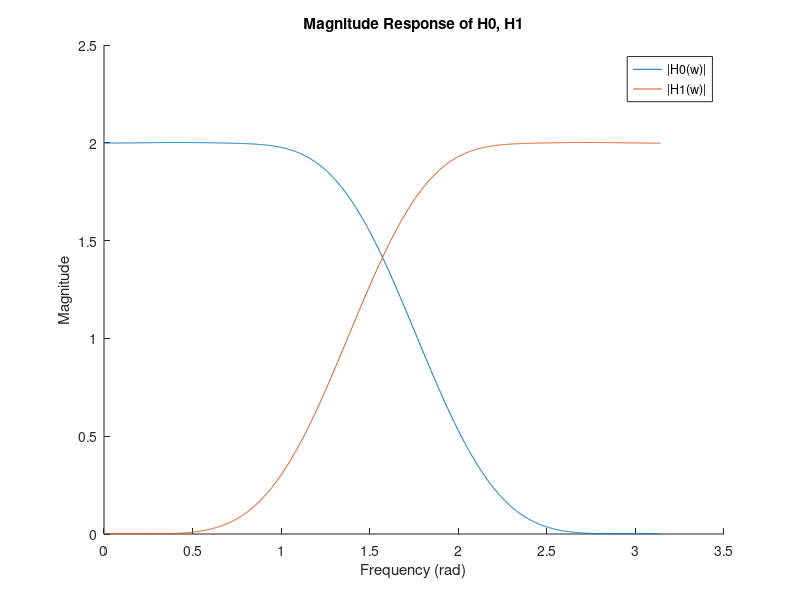

This figure's MATLAB source:
% Ivan Chowdhury
% 12/9/2019
% Digital Signal Processing
% Problem Set 7

clc, close all, clear all;
%% Problem 4
% a
h = [0.15774243 0.69950381 1.06226376 0.44583132 -0.31998660 -0.18351806 0.13788809 0.03892321 -0.04466375 -7.83251152E-4 6.75606236E-3 -1.52353381E-3];

H0 = h;

N=12;
k = 0:N-1;
H1 = (-1).^k .* h(N-k);
F0 = h(N-k);
F1 = (-1).^k .* h(k+1);

%c
n = 1000;
H0resp = freqz(h,1,n);
H1resp = freqz(H1,1,n);
F0resp = freqz(F0,1,n);
F1resp = freqz(F1,1,n);

figure;

hold on;
w = linspace(0,pi,1000);
plot(w, abs(H0resp));
plot(w, abs(H1resp));
hold off;
title("Magnitude Response of H0, H1");
xlabel("Frequency (rad)");
ylabel("Magnitude");
legend("|H0(w)|", "|H1(w)|");

%d
c = abs(H0resp(2,1)).^2 + abs(H1resp(2,1)).^2 % Value is approximately 4
error = max(abs(c-4))